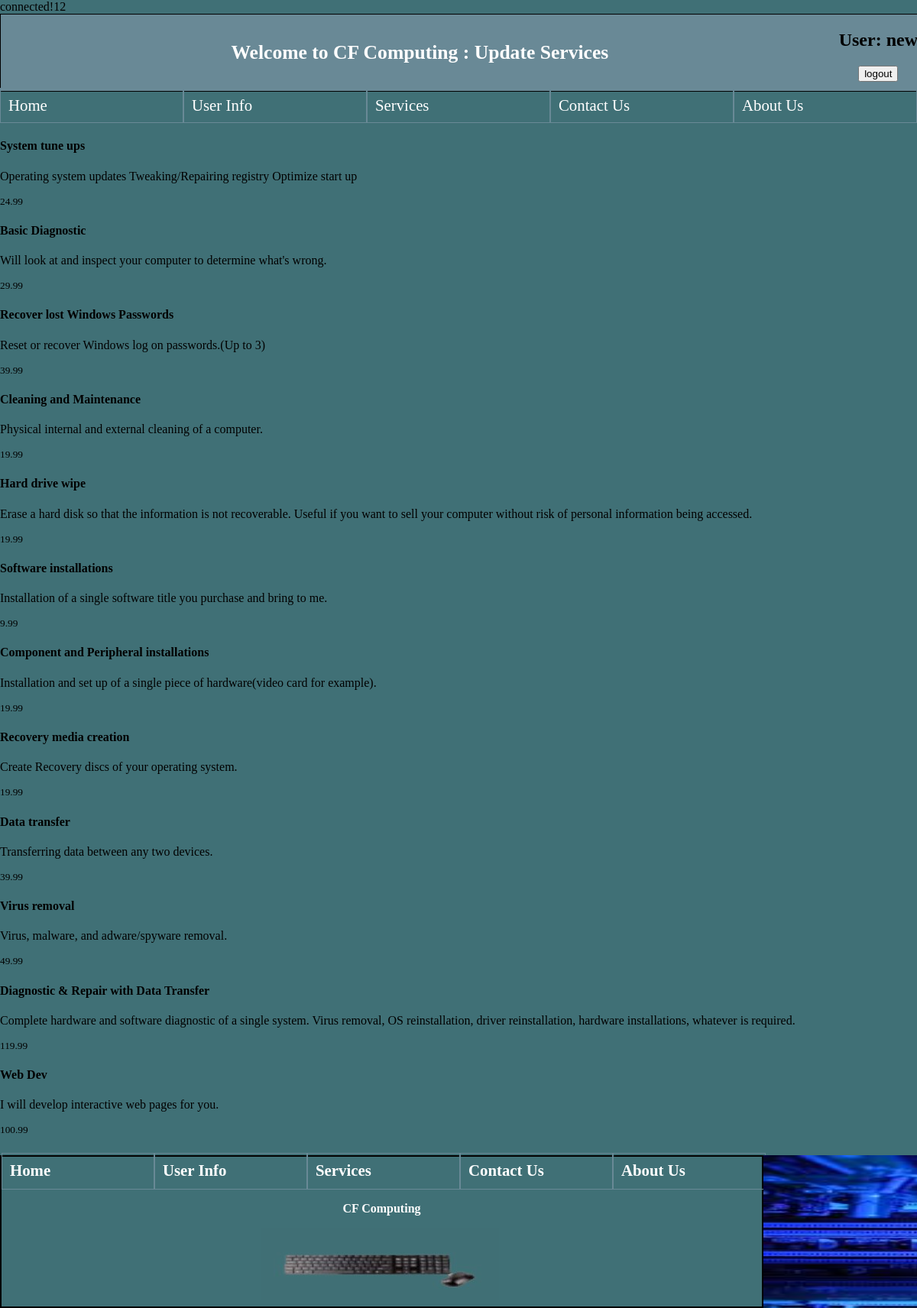
The page /showServices.php (signed in) on the database its author committed.
### tables this page shows
CREATE TABLE `services` (
  `id` int(11) NOT NULL,
  `name` varchar(200) NOT NULL,
  `description` varchar(200) NOT NULL,
  `price` double NOT NULL
);

### showServices.php (the view, shortened to what this page needs)
<?php
    require 'connect.php';
    if(isset($_SESSION['id']))
    {
        $service_id = $_SESSION['id'];
        $query = "SELECT id, name, description, price FROM services";
        $statement = $db->prepare($query);
        $statement->bindValue(':id', $service_id);
        $statement->execute();
        echo $_SESSION['id'];
    }
?>
<!DOCTYPE html>
<html>
<head>
    <link rel="stylesheet" href="cfstyles.css" type="text/css">
</head>
<body>
    <header>
        <?php if(!isset($_SESSION['id'])): ?>
            <h1>Welcome to CF Computing : Update Services</h1>
        <?php else: ?>
            <h1>Welcome to CF Computing : Update Services<br></h1>
            <form action="index.php" method="post">
                <h2>User: <?= $_SESSION['username'] ?></h2>
                <h2><input type="submit" name="act" value="logout"></h2>
            </form>
        <?php endif ?>
    </header>
    <nav id="banner">
        <ul>
            <li><a href = "index.php">Home</a></li>
            <?php if(!isset($_SESSION['id'])): ?>
                <li><a href = "login.php">Login</a></li>
            <?php else: ?>
                <li><a href = "userinfo.php">User Info</a></li>
            <?php endif ?>
            <li><a href = "services.php">Services</a></li>
            <li><a href = "contact.php">Contact Us</a></li>
            <li><a href = "about.php">About Us</a></li>
        </ul>
    </nav>
    <?php while ($row = $statement->fetch()): ?>
        <div class="blog_post">
          <h4><?= $row['name'] ?></h4>
          <p>
            <?= $row['description'] ?>
          </p>
          <p>
            <small>
              <?= $row['price'] ?>
            </small>
          </p>
        </div>
    <?php endwhile ?>
        <footer>
        <nav id = "footerBanner">
            <ul>
            <li><a href = "index.php">Home</a></li>
            <?php if(!isset($_SESSION['id'])): ?>
                <li><a href = "login.php">Login</a></li>
            <?php else: ?>
                <li><a href = "userinfo.php">User Info</a></li>
            <?php endif ?>
            <li><a href = "services.php">Services</a></li>
            <li><a href = "contact.php">Contact Us</a></li>
            <li><a href = "about.php">About Us</a></li>
            </ul>
            <p>CF Computing</p>
            <img src = "keyboard.jpg" alt = "keyboard" id ="keyboard" />
        </nav>
        <img src = "footerimage.jpg" alt = "computer" id ="pic" />
    </footer>
    </body>
</html>

### cfstyles.css (style rules this page uses)
body { font-family: Calibri; margin: 0px; padding: 0px; background-color: #407076; padding-bottom: 225px; }
header { display: flex; width: 100%; height: 100px; background-color: #698996; border: 1px #000 solid; }
header > h1 { margin: auto; color: #FFF; font-size: 1.6em; transition: .5s; }
h2 { text-align: center; }
nav ul { display: flex; flex-direction: row; list-style: none; justify-content: center; padding-left: 0px; padding-right: 0px; margin-top: -5px; }
nav ul li { padding: 10px; border: 1px #698996 solid; flex-basis: 100%; }
nav ul li a { color: #FFF; text-decoration: none; font-size: 1.3em; }
footer { background-color: #C9C5BA; position: fixed; display: flex; bottom: 0px; }
footer p { text-align: center; }
footer nav { width: 995px; background-color: #407076; border: 2px #000 solid; font-weight: bold; color: #FFF; margin: 0px auto; }
footer nav ul { height: 48px; width: 1000px; list-style: none; justify-content: center; padding-left: 0px; padding-right: 0px; margin-top: -5px; }
footer nav ul li { padding: 10px; border: 1px #698996 solid; }
footer #pic { height: 200px; width: 895px; }
footer #keyboard { padding-left: 340px; }

### rows shown on the page
services: name "System tune ups", description "Operating system updates Tweaking/Repairing registry Optimize start up", price "24.99"
services: name "Basic Diagnostic", description "Will look at and inspect your computer to determine what's wrong.", price "29.99"
services: name "Recover lost Windows Passwords", description "Reset or recover Windows log on passwords.(Up to 3)", price "39.99"
services: name "Cleaning and Maintenance", description "Physical internal and external cleaning of a computer.", price "19.99"
services: name "Hard drive wipe", description "Erase a hard disk so that the information is not recoverable. Useful if you want to sell your computer without risk of personal information being accessed.", price "19.99"
services: name "Software installations", description "Installation of a single software title you purchase and bring to me.", price "9.99"
services: name "Component and Peripheral installations", description "Installation and set up of a single piece of hardware(video card for example).", price "19.99"
services: name "Recovery media creation", description "Create Recovery discs of your operating system.", price "19.99"
services: name "Data transfer", description "Transferring data between any two devices.", price "39.99"
services: name "Virus removal", description "Virus, malware, and adware/spyware removal.", price "49.99"
services: name "Diagnostic & Repair with Data Transfer", description "Complete hardware and software diagnostic of a single system. Virus removal, OS reinstallation, driver reinstallation, hardware installations, whatever is required.", price "119.99"
services: name "Web Dev", description "I will develop interactive web pages for you.", price "100.99"

### other values the page prints
$_SESSION['id'] "12"
$_SESSION['username'] "new"
